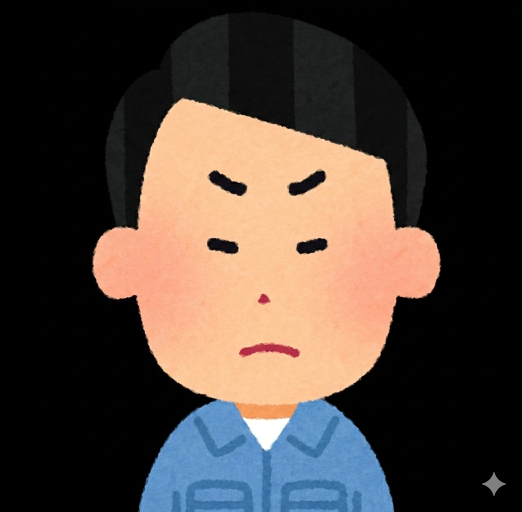
#> input picture deepface_ver/data/human_faces/angry_human.png, 1044 x 1024 px (shown at 1/2 size)
$ python -i emo_recog.py   (imports and definitions only)
#> lines starting #> are read from the running program, lines starting #| are printed output that depends on the picture
import os
# [1 line not run here, left out]

import cv2
import shutil
import tempfile
from deepface import DeepFace
import numpy as np
import threading
import time
from typing import Any, Dict, List, Optional
from pathlib import Path

from ..core.camera import backend_candidates
from ..core.runtime import CAMERA_HEIGHT, CAMERA_WIDTH


# [20 lines left out: function analyze_emotion_with_fallback, not called in this run]


class CameraManager_gpt:
    # [23 lines left out: functions __init__, get_frame, not called in this run]

    def release(self):
        self.cap.release()


class EmotionRecognizer_gpt:
    """感情認識を別スレッドで非同期実行するクラス。

    ゲームループ側は submit_frame() でフレームを渡し、
    get_latest_result() で最新の認識結果を即座に（ブロックせずに）取得する。
    DeepFace.analyze はバックグラウンドで実行し、
    ゲームループは処理の完了を待たずに最新の結果を使う。
    """

    EMOTION_MERGE_MAP = {
        "angry": "ムカムカ",
        "disgust": "ムカムカ",
        "fear": "ビックリ",
        "surprise": "ビックリ",
        "happy": "ニコニコ",
        "sad": "シクシク",
        "neutral": "シーン"
    }

    def __init__(self, scale_factor: float = 0.75, backend: str = "opencv"):
        """初期化。

        Args:
            scale_factor: 分析前にフレームを縮小する倍率 (0.25〜1.0)。
                          小さいほど高速だが精度が下がる。
            backend: DeepFace の detector_backend ("opencv", "mtcnn", "retinaface" 等)。
        """
        self._scale_factor = max(0.1, min(scale_factor, 1.0))
        self._backend = backend

        self._face_cascade = None
        self._detector_mode = "opencv_haar"
        self._last_detector_used = self._detector_mode
        self._no_face_streak = 0
        self._deepface_fallback_streak = 3
        cascade, cascade_source = self._load_face_cascade()
        if cascade is not None and not cascade.empty():
            self._face_cascade = cascade
            print(f"[emo_recog] Haar loaded from: {cascade_source}")
        else:
            raise RuntimeError(
                "固定Haarファイルの読み込みに失敗: "
                f"{cascade_source}. "
                "deepface_ver/data/cascades/haarcascade_frontalface_default.xml を確認してください。"
            )

        self._lock = threading.Lock()
        self._last_result = {
            "top_emotion": "探し中...",
            "scores": self._get_empty_scores(),
            "box": None,
            "status": "init",
            "reason": "初期化中",
            "face_detected": False,
            "emotion_success": False,
            "latency_ms": 0.0,
            "detector": self._detector_mode,
            "classifier": "deepface_emotion_skip"
        }
        self._result_generation: int = 0  # 新しい結果が出るたびにインクリメント

        # ワーカースレッド用
        self._pending_frame = None  # メインスレッドから渡される最新フレーム
        self._new_frame_event = threading.Event()
        self._running = False
        self._thread: Optional[threading.Thread] = None

    # ─── public API ───────────────────────────────────────

    # [34 lines left out: functions start, stop, submit_frame, get_latest_result, not called in this run]

    # ─── 後方互換: 同期版 analyze (スレッド未使用時のフォールバック) ──

    def analyze(self, frame):
        """同期的に感情分析する (後方互換用)。スレッド利用時は使わない。"""
        if frame is None:
            with self._lock:
                return self._last_result.copy(), None
        self._process_frame(frame)
        with self._lock:
            return self._last_result.copy(), None

    # ─── internal ─────────────────────────────────────────

    # [20 lines left out: function _worker_loop, not called in this run]

    def _detect_face_region(self, frame):
        """OpenCV Haar Cascade で顔を検出し、最大の顔領域を返す。"""
        if self._face_cascade is None:
            return None
        gray = cv2.cvtColor(frame, cv2.COLOR_BGR2GRAY)
        h, w = gray.shape[:2]
        min_side = min(h, w)
        min_size = max(24, int(min_side * 0.12))

        faces = self._face_cascade.detectMultiScale(
            gray,
            scaleFactor=1.1,
            minNeighbors=5,
            minSize=(min_size, min_size),
        )

        if faces is None or len(faces) == 0:
            return None

        x, y, fw, fh = max(faces, key=lambda rect: int(rect[2]) * int(rect[3]))
        return {"x": int(x), "y": int(y), "w": int(fw), "h": int(fh)}

    # [21 lines left out: function _detect_face_region_relaxed, not called in this run]

    def _load_face_cascade(self):
        """同梱の固定Haar cascadeをロードする。"""
        cascade_path = Path(__file__).resolve().parents[1] / "data" / "cascades" / "haarcascade_frontalface_default.xml"
        cascade_path_str = str(cascade_path)
        if not cascade_path.exists():
            return None, cascade_path_str

        try:
            # OpenCV C++は非ASCIIパスを開けないことがあるため、
            # 固定ファイルをASCII一時パスへコピーしてから読む。
            tmp_path = os.path.join(tempfile.gettempdir(), "deepface_ver_haarcascade_frontalface_default.xml")
            shutil.copyfile(cascade_path_str, tmp_path)

            cascade = cv2.CascadeClassifier(tmp_path)
            if cascade.empty():
                return None, f"{cascade_path_str} (runtime copy: {tmp_path})"
            return cascade, f"{cascade_path_str} (runtime copy: {tmp_path})"
        except Exception as e:
            return None, f"{cascade_path_str} ({e})"

    # [14 lines left out: function _is_valid_face_region, not called in this run]

    def _process_frame(self, frame):
        """1枚のフレームを分析して last_result を更新する。"""
        t0 = time.perf_counter()
        adjusted = self._adjust_brightness_conditionally(frame)
        small = self._downscale(adjusted)
        small_h, small_w = small.shape[:2]
        detected_region = self._detect_face_region(small)

        if detected_region is None and self._face_cascade is not None:
            self._no_face_streak += 1
            if self._no_face_streak >= self._deepface_fallback_streak:
                detected_region = self._detect_face_region_relaxed(small)
                if detected_region is not None:
                    self._last_detector_used = "opencv_haar_relaxed"

            if detected_region is None:
                elapsed_ms = (time.perf_counter() - t0) * 1000.0
                new_result = {
                    "top_emotion": "探し中...",
                    "scores": self._get_empty_scores(),
                    "box": None,
                    "status": "no_face",
                    "reason": "顔検出失敗",
                    "face_detected": False,
                    "emotion_success": False,
                    "latency_ms": round(elapsed_ms, 1),
                    "detector": self._detector_mode,
                    "classifier": "deepface_emotion_skip"
                }
                with self._lock:
                    self._last_result = new_result
                    self._result_generation += 1
                return

        try:
            # 1) Haar利用可能: 顔ROIのみを感情分類
            # 2) Haar不可: DeepFace detector にフォールバック
            if self._face_cascade is not None:
                if detected_region is None:
                    raise ValueError("face region is None")

                x = detected_region["x"]
                y = detected_region["y"]
                w = detected_region["w"]
                h = detected_region["h"]

                face_roi = small[y:y + h, x:x + w]
                if face_roi.size == 0:
                    raise ValueError("empty face roi")

                result = DeepFace.analyze(
                    face_roi,
                    actions=["emotion"],
                    detector_backend="skip",
                    enforce_detection=False,
                )
                region = {
                    "x": int(detected_region["x"]),
                    "y": int(detected_region["y"]),
                    "w": int(detected_region["w"]),
                    "h": int(detected_region["h"]),
                }
                if self._last_detector_used != "opencv_haar_relaxed":
                    self._last_detector_used = "opencv_haar"
            else:
                result = DeepFace.analyze(
                    small,
                    actions=["emotion"],
                    detector_backend=self._backend,
                    enforce_detection=False,
                )
                if isinstance(result, list) and len(result) > 0:
                    result = result[0]
                region = result.get("region", None) if isinstance(result, dict) else None
                if not self._is_valid_face_region(region, small_h, small_w):
                    elapsed_ms = (time.perf_counter() - t0) * 1000.0
                    new_result = {
                        "top_emotion": "探し中...",
                        "scores": self._get_empty_scores(),
                        "box": None,
                        "status": "no_face",
                        "reason": "顔検出失敗",
                        "face_detected": False,
                        "emotion_success": False,
                        "latency_ms": round(elapsed_ms, 1),
                        "detector": self._detector_mode,
                        "classifier": "deepface_emotion_skip"
                    }
                    with self._lock:
                        self._last_result = new_result
                        self._result_generation += 1
                    return

                if region is None:
                    raise ValueError("face region is None after validation")

                region = {
                    "x": int(region["x"]),
                    "y": int(region["y"]),
                    "w": int(region["w"]),
                    "h": int(region["h"]),
                }
                self._last_detector_used = f"deepface_{self._backend}"

            if isinstance(result, list) and len(result) > 0:
                result = result[0]

            if not isinstance(result, dict):
                raise ValueError("unexpected result from DeepFace.analyze")

            raw_emotions = result.get("emotion", {})
            merged_scores = self._merge_emotions(raw_emotions)

            top_raw = result.get("dominant_emotion", None)
            if isinstance(top_raw, str):
                top_merged = self.EMOTION_MERGE_MAP.get(top_raw, "シーン")
            else:
                top_merged = "シーン"

            if self._scale_factor < 1.0:
                inv = 1.0 / self._scale_factor
                region = {
                    "x": int(region["x"] * inv),
                    "y": int(region["y"] * inv),
                    "w": int(region["w"] * inv),
                    "h": int(region["h"] * inv),
                }

            # 枠が画面外にはみ出さないように丸める
            region["x"] = max(0, min(region["x"], frame.shape[1] - 1))
            region["y"] = max(0, min(region["y"], frame.shape[0] - 1))
            region["w"] = max(1, min(region["w"], frame.shape[1] - region["x"]))
            region["h"] = max(1, min(region["h"], frame.shape[0] - region["y"]))

            new_result = {
                "top_emotion": top_merged,
                "scores": merged_scores,
                "box": region,
                "status": "ok",
                "reason": "",
                "face_detected": True,
                "emotion_success": True,
                "latency_ms": round((time.perf_counter() - t0) * 1000.0, 1),
                "detector": self._last_detector_used,
                "classifier": "deepface_emotion_skip"
            }
            self._no_face_streak = 0

        except Exception as e:
            new_result = {
                "top_emotion": "探し中...",
                "scores": self._get_empty_scores(),
                "box": None,
                "status": "emotion_error",
                "reason": str(e),
                "face_detected": True,
                "emotion_success": False,
                "latency_ms": round((time.perf_counter() - t0) * 1000.0, 1),
                "detector": self._last_detector_used,
                "classifier": "deepface_emotion_skip"
            }

        with self._lock:
            self._last_result = new_result
            self._result_generation += 1

    def _downscale(self, frame):
        """フレームを scale_factor 倍に縮小する。"""
        if self._scale_factor >= 1.0:
            return frame
        h, w = frame.shape[:2]
        new_w = max(1, int(w * self._scale_factor))
        new_h = max(1, int(h * self._scale_factor))
        return cv2.resize(frame, (new_w, new_h), interpolation=cv2.INTER_AREA)

    def _adjust_brightness_conditionally(self, frame):
        gray = cv2.cvtColor(frame, cv2.COLOR_BGR2GRAY)
        mean_brightness = np.mean(gray)
        if mean_brightness < 150:
            frame = cv2.convertScaleAbs(frame, alpha=1.4, beta=30)
        return frame

    def _get_empty_scores(self):
        return {
            "ムカムカ": 0,
            "ビックリ": 0,
            "ニコニコ": 0,
            "シクシク": 0,
            "シーン": 0
        }

    # [13 lines left out: function _merge_emotions, not called in this run]

>>> import cv2
>>> picture = cv2.imread('../data/human_faces/angry_human.png')
#> picture is the input picture: shape (1024, 1044, 3); mean B, G, R 57.9, 64.9, 76.7
>>> result = EmotionRecognizer_gpt().analyze(picture)
#> (reads deepface_ver/data/cascades/haarcascade_frontalface_default.xml from the repository)
#> in _adjust_brightness_conditionally, `gray = cv2.cvtColor(frame, cv2.COLOR_BGR2GRAY)`:
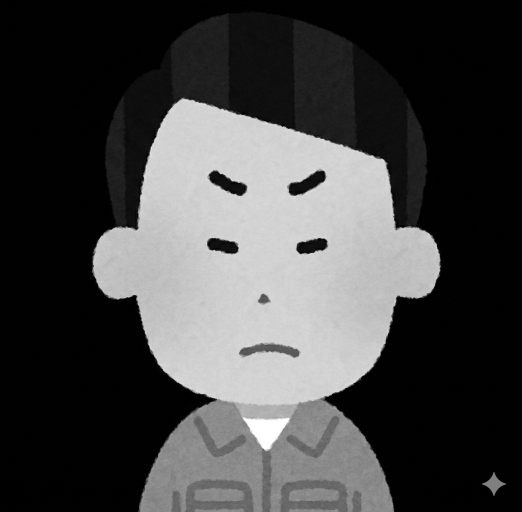
#> gray: shape (1024, 1044) (shown at 1/2 size); min 0, max 255, mean 67.6
#> in _adjust_brightness_conditionally, `mean_brightness = np.mean(gray)`: mean_brightness = 67.59
#> in _adjust_brightness_conditionally, `frame = cv2.convertScaleAbs(frame, alpha=1.4, beta=30)`:
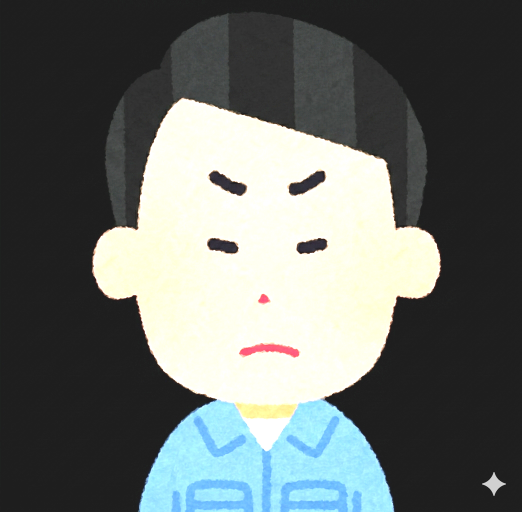
#> frame: shape (1024, 1044, 3) (shown at 1/2 size); mean B, G, R 107.1, 109.6, 104
#> in _downscale, `return cv2.resize(frame, (new_w, new_h), interpolation=cv2.INTER_AREA)`:
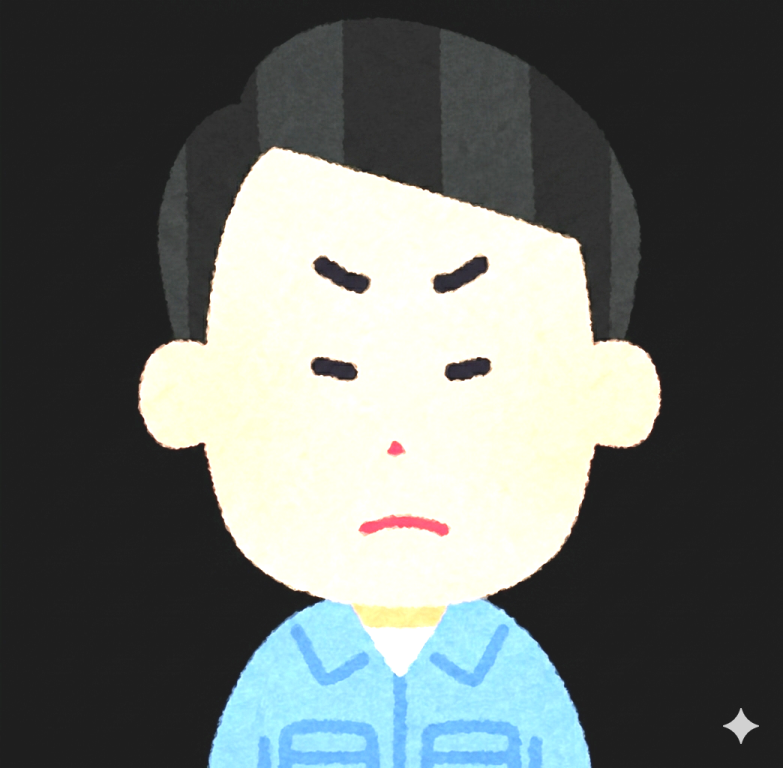
#> returned value: shape (768, 783, 3); mean of channels 0, 1, 2 107.1, 109.5, 104; drawn as B, G, R
#> in _detect_face_region, `gray = cv2.cvtColor(frame, cv2.COLOR_BGR2GRAY)`:
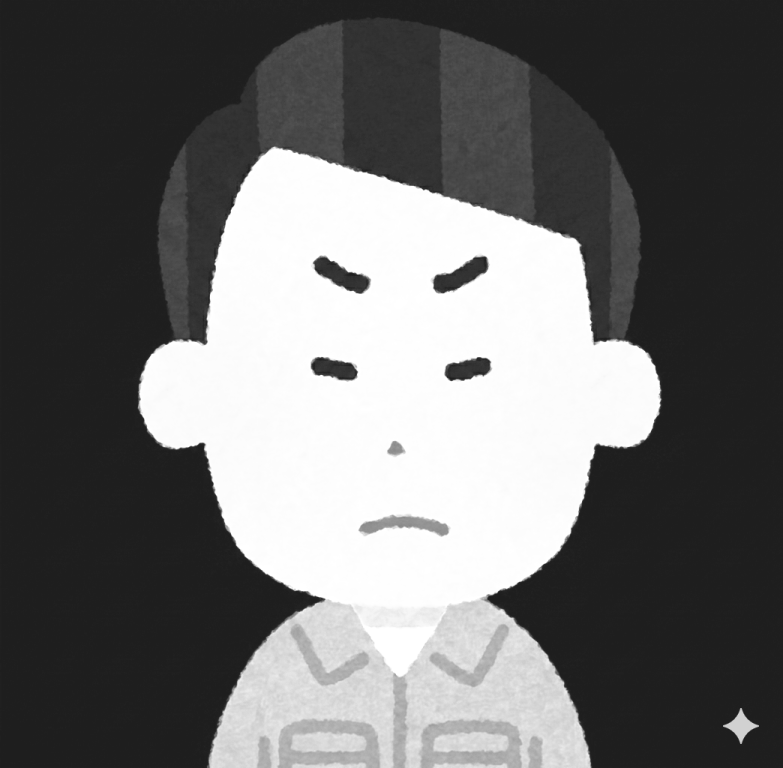
#> gray: shape (768, 783); min 30, max 255, mean 107.6
#> in _detect_face_region, `faces = self._face_cascade.detectMultiScale( gray, scaleFactor=1.1, mi..`: faces = [[153, 126, 508, 508]]
#> in _detect_face_region, `x, y, fw, fh = max(faces, key=lambda rect: int(rect[2]) * int(rect[3]))`: x = 153; y = 126; fw = 508
#> in _process_frame, `detected_region = self._detect_face_region(small)`: detected_region = {'x': 153, 'y': 126, 'w': 508, 'h': 508}
#> in _process_frame, `x = detected_region["x"]`: x = 153
#> in _process_frame, `y = detected_region["y"]`: y = 126
#> in _process_frame, `w = detected_region["w"]`: w = 508
#> in _process_frame, `face_roi = small[y:y + h, x:x + w]`:
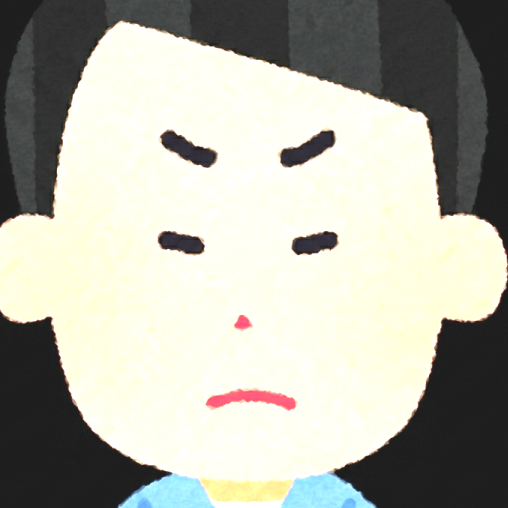
#> face_roi: shape (508, 508, 3); mean B, G, R 165.4, 175.8, 175.6
#> (the call stopped at in _process_frame, `result = DeepFace.analyze( face_roi, actions=["emotion"], detector_bac..`: deepface is not available in this run)
